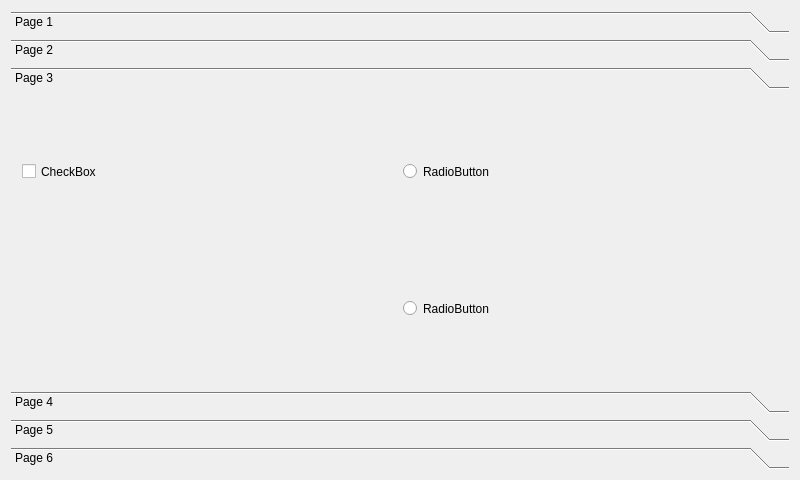
<?xml version="1.0" encoding="UTF-8"?>
<ui version="4.0">
 <class>MainWindow</class>
 <widget class="QMainWindow" name="MainWindow">
  <property name="geometry">
   <rect>
    <x>0</x>
    <y>0</y>
    <width>800</width>
    <height>480</height>
   </rect>
  </property>
  <property name="windowTitle">
   <string>MainWindow</string>
  </property>
  <widget class="QWidget" name="centralWidget">
   <layout class="QHBoxLayout" name="horizontalLayout_2">
    <item>
     <widget class="QToolBox" name="toolBox">
      <property name="currentIndex">
       <number>2</number>
      </property>
      <widget class="QWidget" name="page">
       <property name="geometry">
        <rect>
         <x>0</x>
         <y>0</y>
         <width>776</width>
         <height>252</height>
        </rect>
       </property>
       <attribute name="label">
        <string>Page 1</string>
       </attribute>
       <layout class="QHBoxLayout" name="horizontalLayout">
        <item>
         <widget class="QQtSvgWidget" name="w" native="true"/>
        </item>
       </layout>
      </widget>
      <widget class="QWidget" name="page_2">
       <property name="geometry">
        <rect>
         <x>0</x>
         <y>0</y>
         <width>776</width>
         <height>252</height>
        </rect>
       </property>
       <attribute name="label">
        <string>Page 2</string>
       </attribute>
       <layout class="QVBoxLayout" name="verticalLayout">
        <item>
         <widget class="QQtSvgPushButton" name="b0">
          <property name="sizePolicy">
           <sizepolicy hsizetype="Preferred" vsizetype="Preferred">
            <horstretch>0</horstretch>
            <verstretch>0</verstretch>
           </sizepolicy>
          </property>
          <property name="text">
           <string>PushButton</string>
          </property>
         </widget>
        </item>
       </layout>
      </widget>
      <widget class="QWidget" name="page_3">
       <property name="geometry">
        <rect>
         <x>0</x>
         <y>0</y>
         <width>776</width>
         <height>252</height>
        </rect>
       </property>
       <attribute name="label">
        <string>Page 3</string>
       </attribute>
       <layout class="QGridLayout" name="gridLayout">
        <item row="0" column="0">
         <widget class="QQtSvgCheckBox" name="c0">
          <property name="sizePolicy">
           <sizepolicy hsizetype="Preferred" vsizetype="Preferred">
            <horstretch>0</horstretch>
            <verstretch>0</verstretch>
           </sizepolicy>
          </property>
          <property name="text">
           <string>CheckBox</string>
          </property>
         </widget>
        </item>
        <item row="0" column="1">
         <widget class="QQtSvgRadioButton" name="r0">
          <property name="sizePolicy">
           <sizepolicy hsizetype="Preferred" vsizetype="Preferred">
            <horstretch>0</horstretch>
            <verstretch>0</verstretch>
           </sizepolicy>
          </property>
          <property name="text">
           <string>RadioButton</string>
          </property>
         </widget>
        </item>
        <item row="1" column="1">
         <widget class="QQtSvgRadioButton" name="r1">
          <property name="sizePolicy">
           <sizepolicy hsizetype="Preferred" vsizetype="Preferred">
            <horstretch>0</horstretch>
            <verstretch>0</verstretch>
           </sizepolicy>
          </property>
          <property name="text">
           <string>RadioButton</string>
          </property>
         </widget>
        </item>
       </layout>
      </widget>
      <widget class="QWidget" name="page_4">
       <property name="geometry">
        <rect>
         <x>0</x>
         <y>0</y>
         <width>776</width>
         <height>252</height>
        </rect>
       </property>
       <attribute name="label">
        <string>Page 4</string>
       </attribute>
       <layout class="QHBoxLayout" name="horizontalLayout_3">
        <item>
         <widget class="QQtSvgProgressBar" name="p0" native="true"/>
        </item>
       </layout>
      </widget>
      <widget class="QWidget" name="page_5">
       <property name="geometry">
        <rect>
         <x>0</x>
         <y>0</y>
         <width>776</width>
         <height>252</height>
        </rect>
       </property>
       <attribute name="label">
        <string>Page 5</string>
       </attribute>
      </widget>
      <widget class="QWidget" name="page_6">
       <property name="geometry">
        <rect>
         <x>0</x>
         <y>0</y>
         <width>776</width>
         <height>252</height>
        </rect>
       </property>
       <attribute name="label">
        <string>Page 6</string>
       </attribute>
      </widget>
     </widget>
    </item>
   </layout>
  </widget>
 </widget>
 <layoutdefault spacing="6" margin="11"/>
 <customwidgets>
  <customwidget>
   <class>QQtSvgWidget</class>
   <extends>QWidget</extends>
   <header>qqtsvgwidget.h</header>
   <container>1</container>
  </customwidget>
  <customwidget>
   <class>QQtSvgPushButton</class>
   <extends>QPushButton</extends>
   <header>qqtsvgpushbutton.h</header>
  </customwidget>
  <customwidget>
   <class>QQtSvgCheckBox</class>
   <extends>QCheckBox</extends>
   <header>qqtsvgcheckbox.h</header>
  </customwidget>
  <customwidget>
   <class>QQtSvgRadioButton</class>
   <extends>QRadioButton</extends>
   <header>qqtsvgradiobutton.h</header>
  </customwidget>
  <customwidget>
   <class>QQtSvgProgressBar</class>
   <extends>QWidget</extends>
   <header>qqtsvgprogressbar.h</header>
   <container>1</container>
  </customwidget>
 </customwidgets>
 <resources/>
 <connections/>
</ui>
